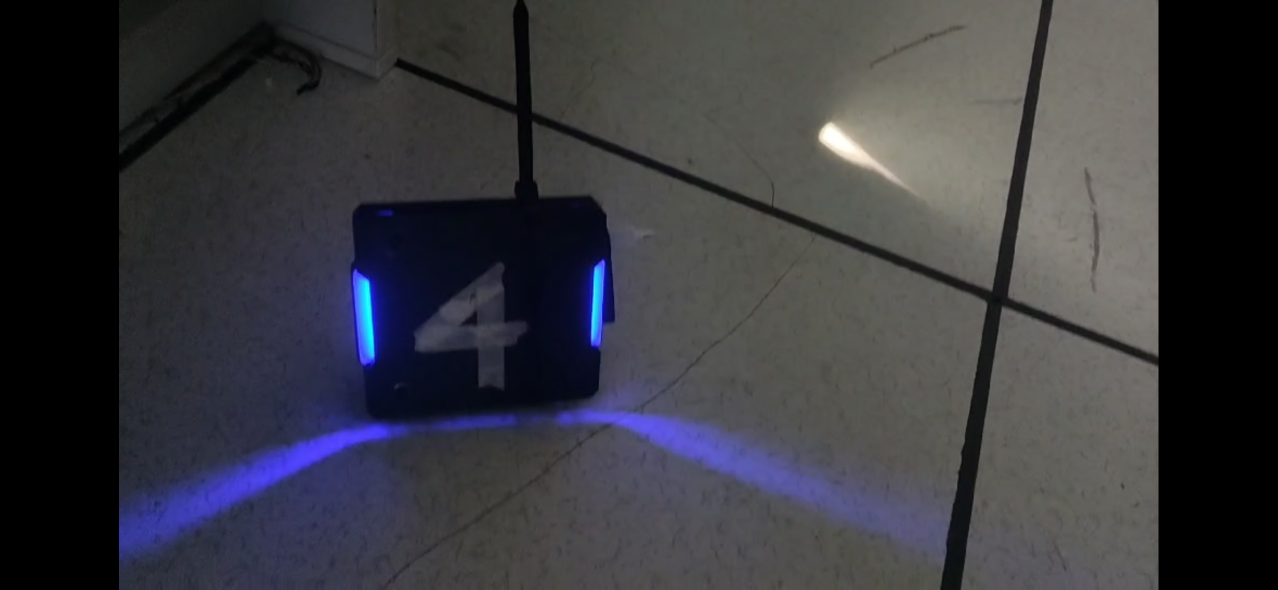
#> input picture detector/2.png, 2556 x 1179 px, found by its file name (shown at 1/2 size)
$ python adjust.py
#> lines starting #> are read from the running program, lines starting #| are printed output that depends on the picture; after the words box and inside, x2 and y2 are one past the last pixel; in counts of white or black regions, pixels touching at a corner belong together
import cv2
from skimage import exposure

# 全局变量
gamma = 0.7
threshold_value = 128

def update_threshold(val):
    global threshold_value
    threshold_value = val
    apply_changes()

def update_gamma(val):
    global gamma
    gamma = val / 100.0
    apply_changes()

def apply_changes():
    gamma_corrected = exposure.adjust_gamma(image, gamma)
    gray_image = cv2.cvtColor(gamma_corrected, cv2.COLOR_BGR2GRAY)
    _, binary_image = cv2.threshold(gray_image, threshold_value, 255, cv2.THRESH_BINARY)
    cv2.imshow('Binary Image', binary_image)

image = cv2.imread('detector/2.png')
#> image is the input picture: shape (1179, 2556, 3); mean B, G, R 62.5, 56.8, 56.6

if image is not None:
    image = cv2.resize(image, (640, 480))
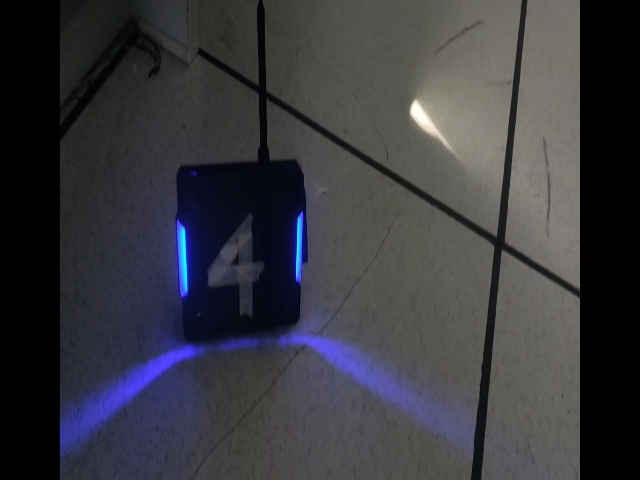
#> image: shape (480, 640, 3); mean B, G, R 62.4, 56.7, 56.6
    cv2.namedWindow('Binary Image')
    cv2.createTrackbar('Threshold', 'Binary Image', threshold_value, 255, update_threshold)
    cv2.createTrackbar('Gamma', 'Binary Image', int(gamma * 100), 5000, update_gamma)
    apply_changes()
#> in apply_changes, `gamma_corrected = exposure.adjust_gamma(image, gamma)`:
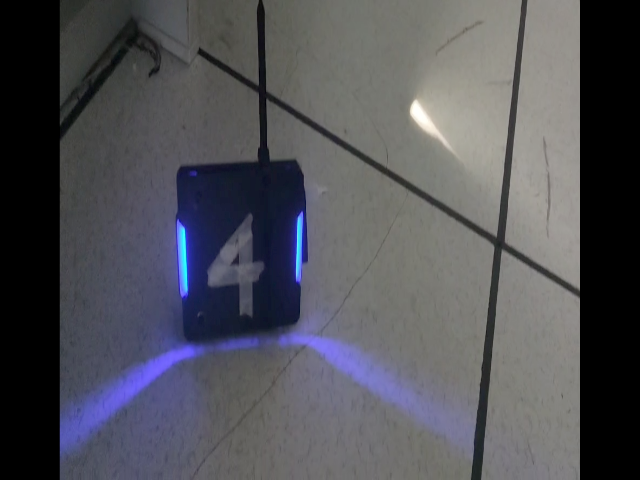
#> gamma_corrected: shape (480, 640, 3); mean B, G, R 87.4, 81.3, 80.9
#> in apply_changes, `gray_image = cv2.cvtColor(gamma_corrected, cv2.COLOR_BGR2GRAY)`:
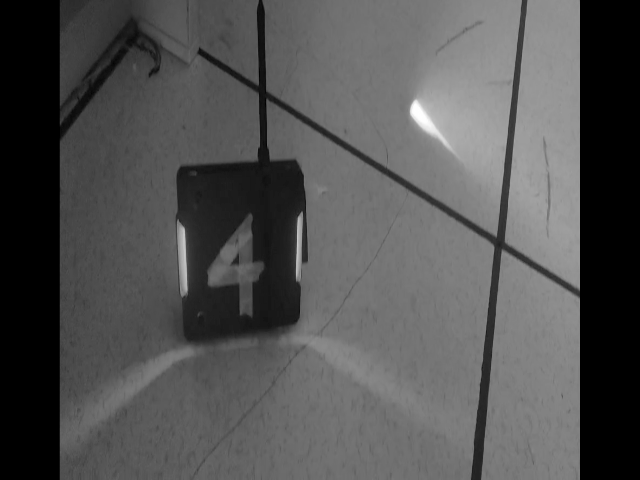
#> gray_image: shape (480, 640); min 0, max 255, mean 81.9
#> in apply_changes, `_, binary_image = cv2.threshold(gray_image, threshold_value, 255, cv2...`:
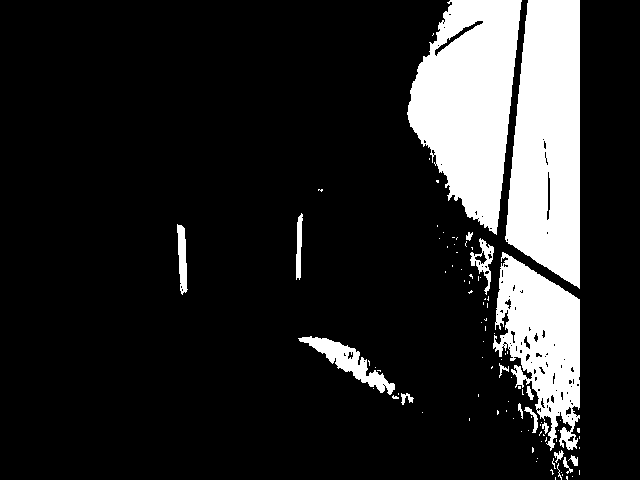
#> binary_image: shape (480, 640); 15.5% white; 97 white regions (79 under 20 px), largest, box (x1, y1, x2, y2) and area: (407, 0, 522, 235) 17135, (505, 0, 580, 289) 17088, (493, 252, 580, 451) 9694
    cv2.waitKey(0)
    cv2.destroyAllWindows()
else:
    print("Error: Could not read the image.")

$ run again, with detector/1.png copied over detector/2.png
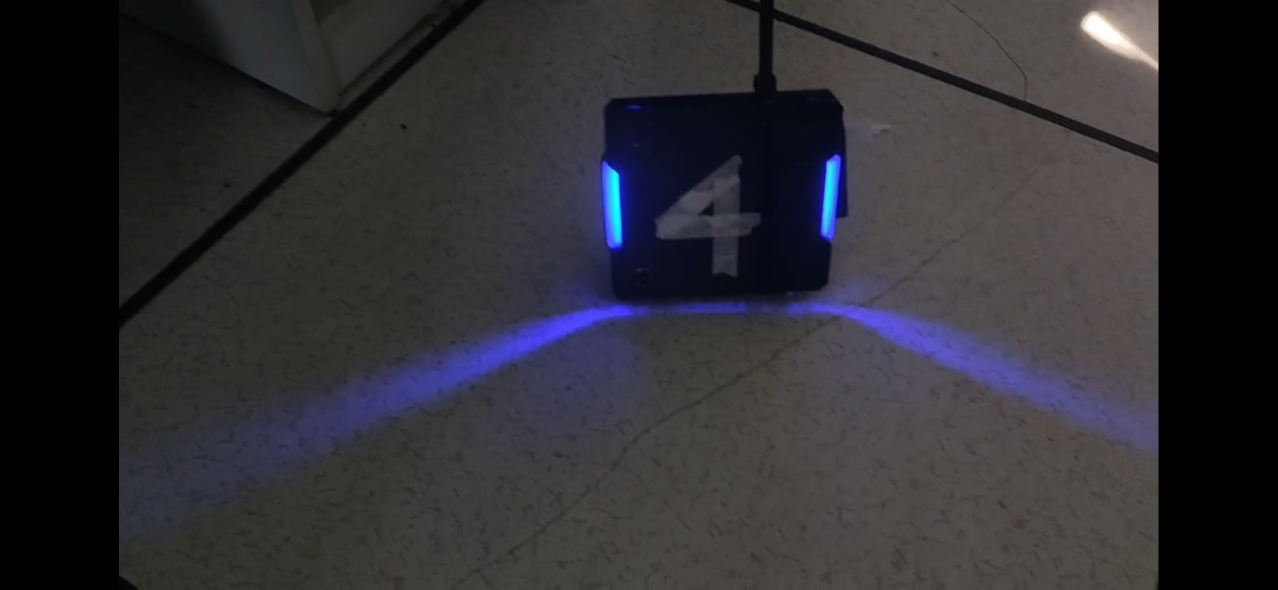
#> input picture detector/1.png, 2556 x 1179 px, found by its file name (shown at 1/2 size)
#> image is the input picture: shape (1179, 2556, 3); mean B, G, R 51.1, 46.2, 47.3
#> image: shape (480, 640, 3)
#> in apply_changes, `gray_image = cv2.cvtColor(gamma_corrected, cv2.COLOR_BGR2GRAY)`:
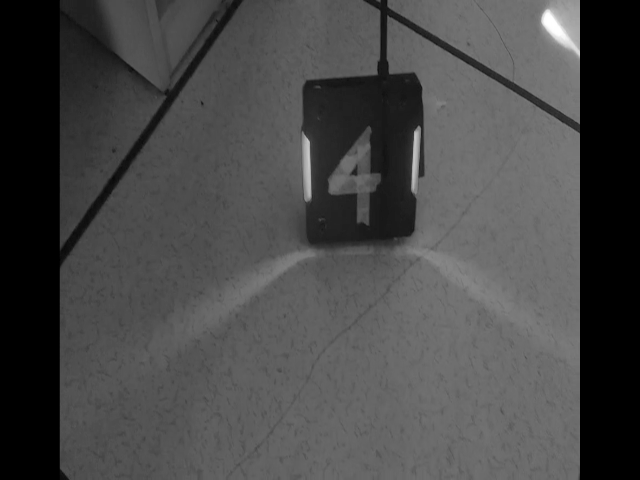
#> gray_image: shape (480, 640); min 0, max 255, mean 71.8
#> in apply_changes, `_, binary_image = cv2.threshold(gray_image, threshold_value, 255, cv2...`:
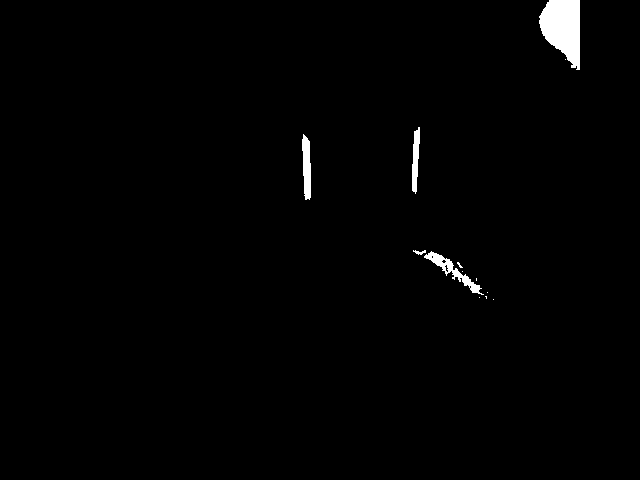
#> binary_image: shape (480, 640); 1.1% white; 13 white regions (8 under 20 px), largest, box (x1, y1, x2, y2) and area: (539, 0, 580, 70) 2008, (424, 251, 484, 295) 535, (302, 134, 311, 200) 455, (412, 127, 420, 194) 357, (413, 250, 426, 255) 35

$ run again, with detector/3.png copied over detector/2.png
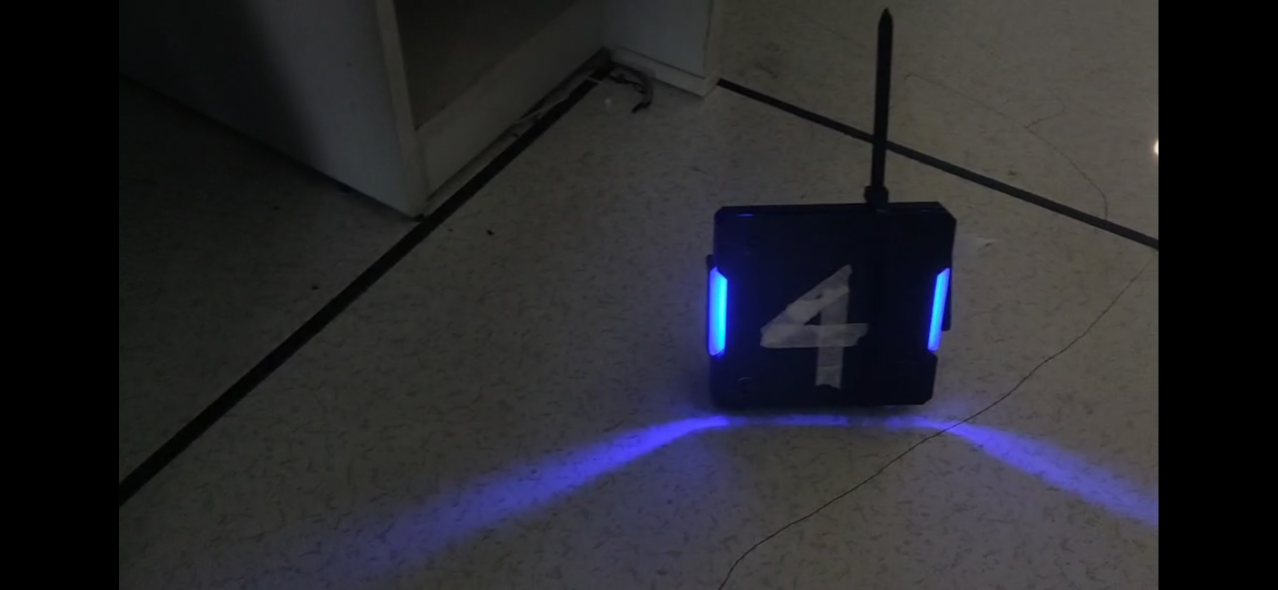
#> input picture detector/3.png, 2556 x 1179 px, found by its file name (shown at 1/2 size)
#> image is the input picture: shape (1179, 2556, 3); mean B, G, R 45, 40.5, 40.6
#> image: shape (480, 640, 3)
#> in apply_changes, `gray_image = cv2.cvtColor(gamma_corrected, cv2.COLOR_BGR2GRAY)`:
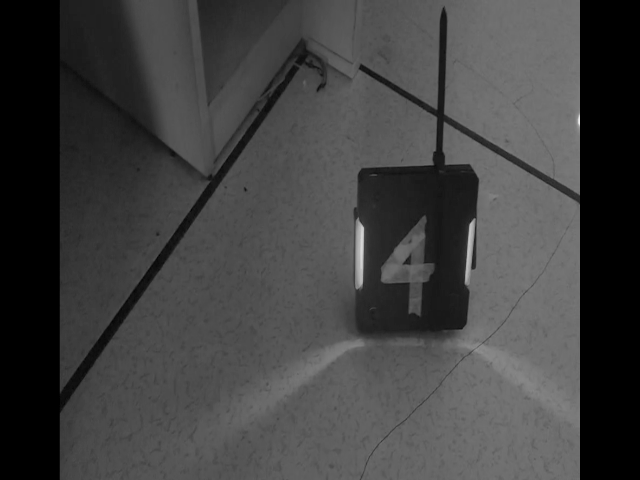
#> gray_image: shape (480, 640); min 0, max 238, mean 64.8
#> in apply_changes, `_, binary_image = cv2.threshold(gray_image, threshold_value, 255, cv2...`:
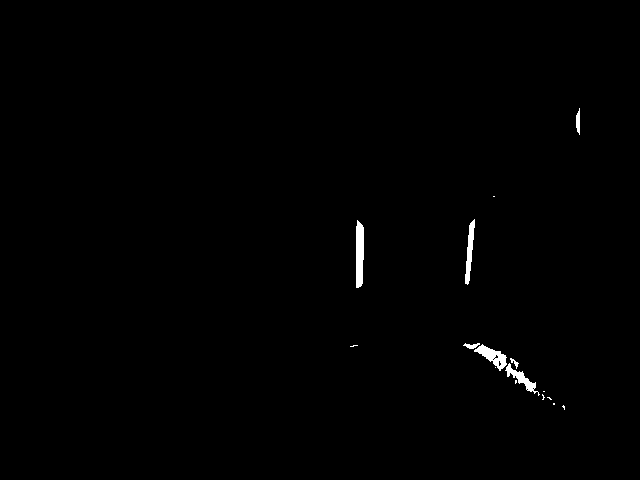
#> binary_image: shape (480, 640); 0.55% white; 16 white regions (9 under 20 px), largest, box (x1, y1, x2, y2) and area: (356, 220, 364, 288) 480, (474, 344, 507, 371) 363, (465, 219, 475, 285) 322

$ run again, with detector/4.png copied over detector/2.png
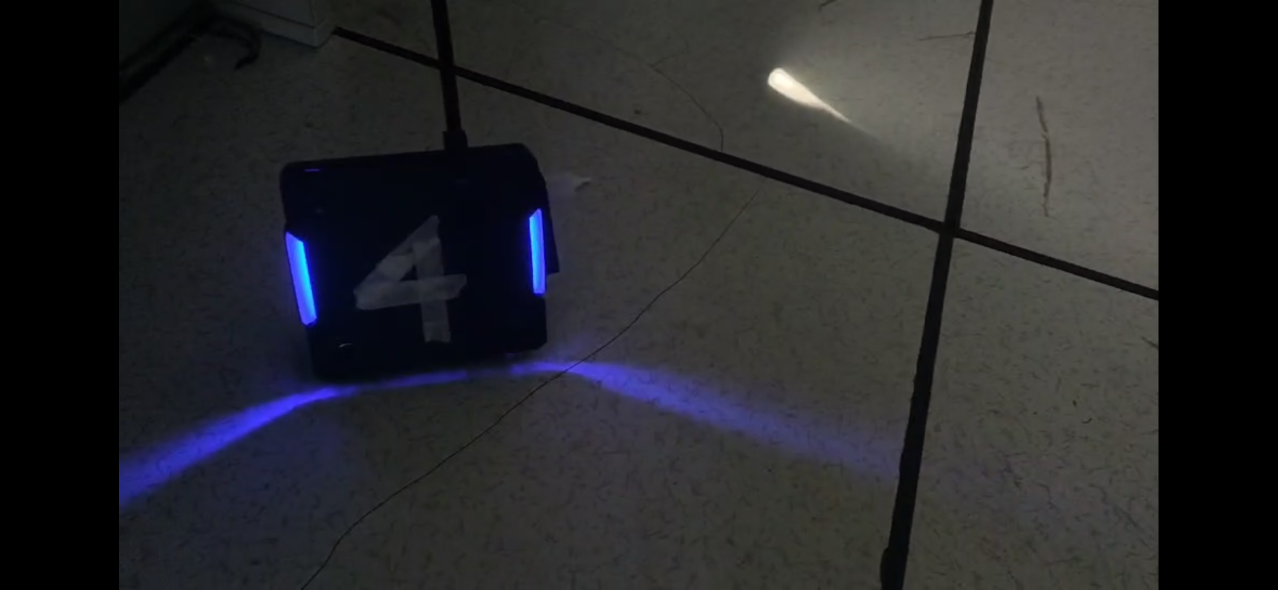
#> input picture detector/4.png, 2556 x 1179 px, found by its file name (shown at 1/2 size)
#> image is the input picture: shape (1179, 2556, 3); mean B, G, R 44, 41, 40.7
#> image: shape (480, 640, 3)
#> in apply_changes, `gray_image = cv2.cvtColor(gamma_corrected, cv2.COLOR_BGR2GRAY)`:
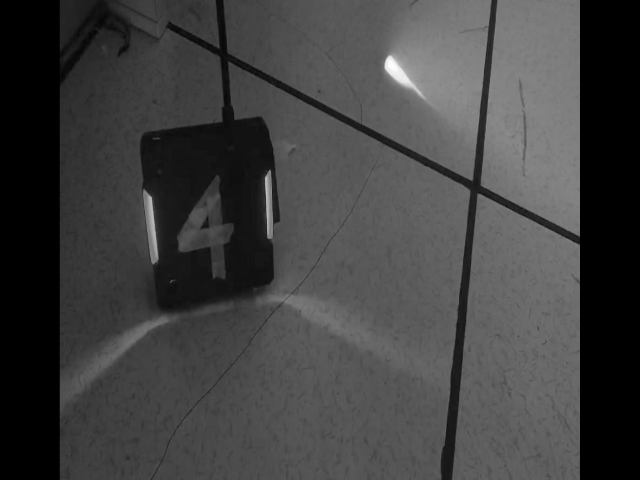
#> gray_image: shape (480, 640); min 0, max 253, mean 64.7
#> in apply_changes, `_, binary_image = cv2.threshold(gray_image, threshold_value, 255, cv2...`:
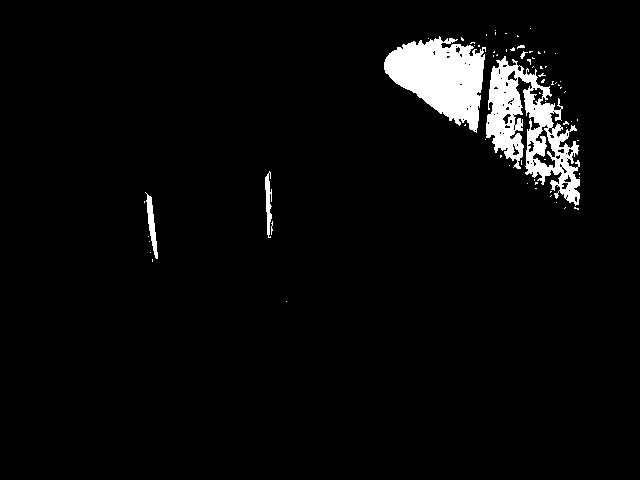
#> binary_image: shape (480, 640); 4.1% white; 70 white regions (64 under 20 px), largest, box (x1, y1, x2, y2) and area: (486, 56, 580, 206) 5856, (384, 36, 486, 133) 5808, (145, 192, 158, 259) 332, (265, 171, 272, 238) 276, (520, 51, 528, 59) 25, (517, 45, 525, 49) 20
